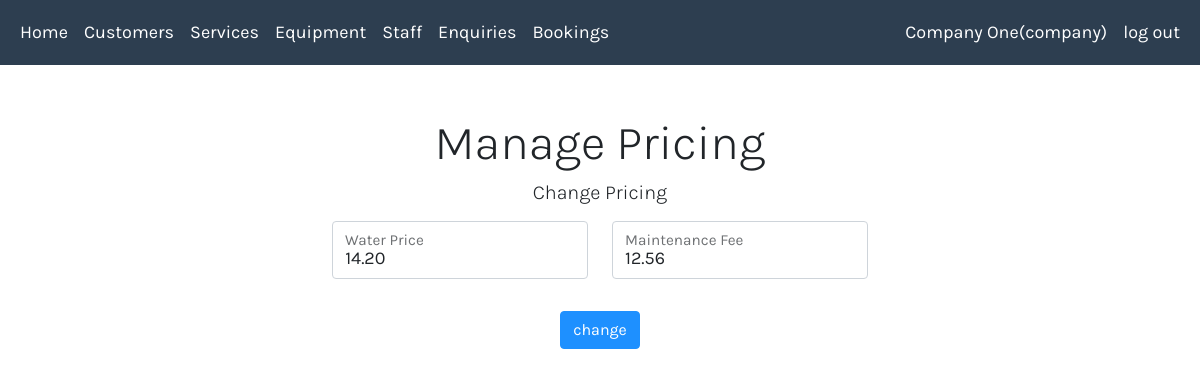
The page /managePrice.php (signed in) on the database its author committed.
### tables this page shows
CREATE TABLE `company_services` (
  `cs_ID` int(11) NOT NULL,
  `service_ID` int(11) NOT NULL,
  `company_ID` int(11) NOT NULL,
  `price` double(11,2) DEFAULT NULL
);

### managePrice.php (the view, shortened to what this page needs)
<?php
include_once("classes.php");
$CID = $_SESSION['ID'];
try
{
 $query = "SELECT price FROM Company_services as cs
           JOIN Services as serv
           ON cs.service_ID = serv.service_ID
           WHERE company_ID =$CID AND service_name ='Water Supply'";
 $result =  mysqli_query($conn, $query);
   if ($result->num_rows > 0) {
       while($row = $result->fetch_assoc()) {
         $water_price = $row["price"];
       }
   }
   else{
     $water_price = "none";
   }
   $query = "SELECT price FROM Company_services as cs
             JOIN Services as serv
             ON cs.service_ID = serv.service_ID
             WHERE company_ID =$CID AND service_name ='Maintenance'";
   $result =  mysqli_query($conn, $query);
     if ($result->num_rows > 0) {
         while($row = $result->fetch_assoc()) {
           $maintenance_price = $row["price"];
         }
     }
     else{
       $maintenance_price = "none";
     }
   }  catch (mysqli_sql_exception $e)
     {
       echo "<p>Error " . mysqli_errno($conn). ": " . mysqli_error($conn);
     }
?>
<html>
    <head>
        <?php include_once('cssLinks.php');?>
    </head>
    <body>
        <?php include_once('navbar.php');?>
        <div class="container" >
            <h1 class ="display-5 text-center" style="margin-top:50px;">Manage Pricing</h1>
            <div class="row justify-content-center">
                <div class="col-6 text-center">
                    <p class ="display-6 fs-5" name = "product" value ="avail">Change Pricing</p>
                </div>
            </div>
        </div>
        <div class="container">
            <form id="ManagePrice" class ="form-horizontal-2" action="<?php echo htmlspecialchars($_SERVER["PHP_SELF"]);?>" method="post">
              <div class="row">
            <div class="col-6">
              <div class="form-floating mb-3">
               <input type="text" class="form-control" id="water_price" name="water_price" placeholder="water_price"  value = "<?php if($water_price != "none"){echo $water_price;}?>" <?php if($water_price == "none"){echo "disabled";}else{echo "required";}?>>
               <label for="water_price">Water Price</label>
             </div>
           </div>
           <div class="col">
             <div class="form-floating mb-3">
              <input type="text" class="form-control" id="maintenance_price" name="maintenance_price" placeholder="maintenance_price"  value = "<?php if($maintenance_price != "none"){echo $maintenance_price;}?>" <?php if($maintenance_price == "none"){echo "disabled";}else{echo "required";}?>>
              <label for="maintenance_price">Maintenance Fee</label>
            </div>
          </div>
        </div>
                <div class="form-group mb-2 mt-3 text-center">
                    <input type="submit" class="btn  btn-primary" value="change">
                </div>
            </form>
        </div>
    </body>
</html>

### css/main.css (style rules this page uses)
body { font-family: 'Karla', sans-serif !important; font-size: 18px; }
.btn-primary { background-color:DodgerBlue !important ; border-color:DodgerBlue !important ; }
.form-control { font-size: 18px; }
.form-horizontal-2 { display:block; width:48%; margin:0 auto; }

### rows shown on the page
company_services: water_price "14.20"
company_services: maintenance_price "12.56"

### other values the page prints
$_SESSION["name"] "Company One"
$_SESSION["user_type"] "company"
